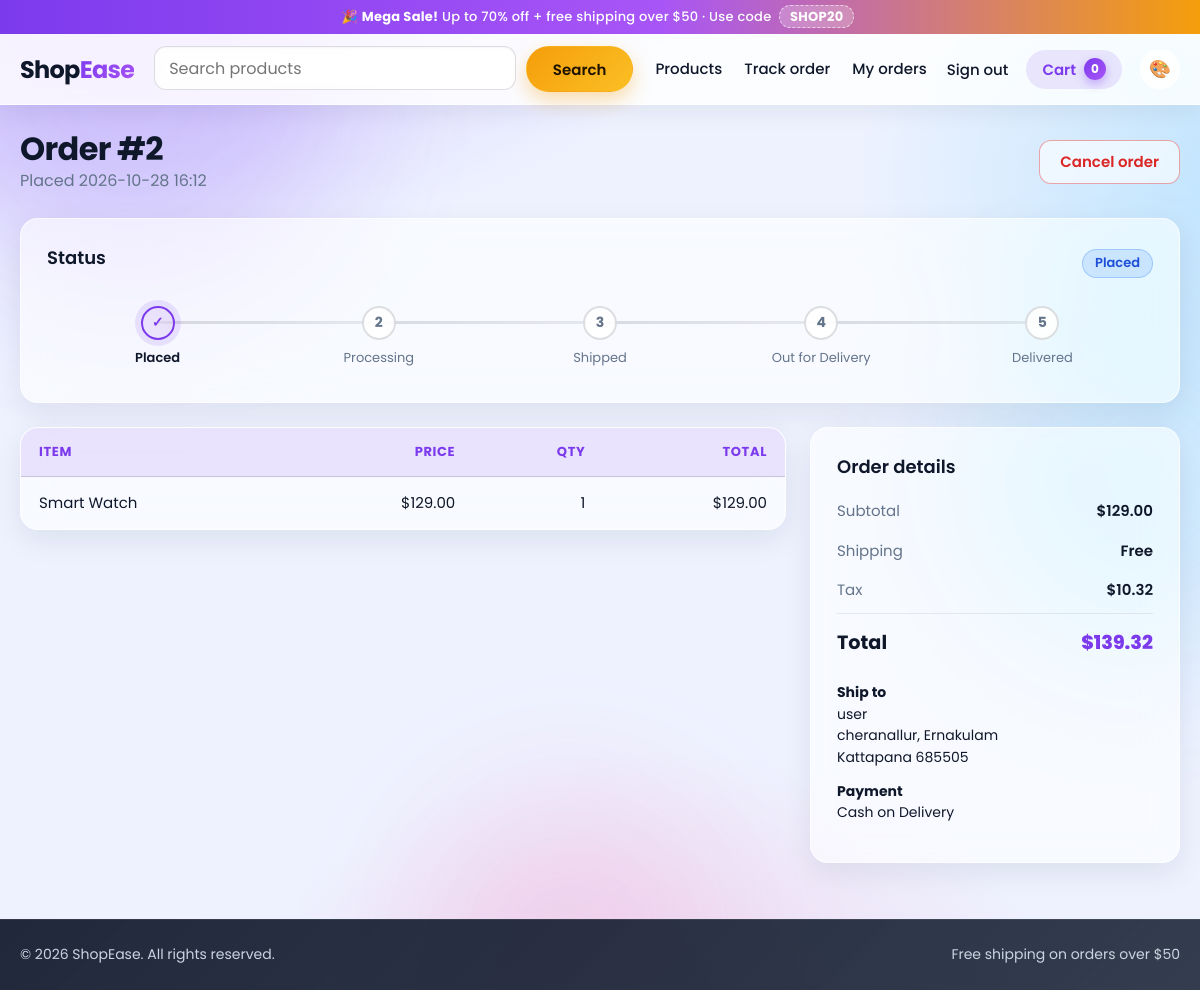
/orders/2 (signed in), run on the app's committed database.
### tables this page shows
CREATE TABLE orders(
  id INTEGER PRIMARY KEY AUTOINCREMENT, user_id INTEGER NOT NULL, created_at TEXT NOT NULL,
  status TEXT NOT NULL, subtotal REAL, shipping REAL, tax REAL, total REAL,
  ship_name TEXT, ship_address TEXT, ship_city TEXT, ship_zip TEXT, ship_phone TEXT,
  payment TEXT, tracking TEXT);

CREATE TABLE order_items(
  id INTEGER PRIMARY KEY AUTOINCREMENT, order_id INTEGER NOT NULL, product_id INTEGER,
  name TEXT NOT NULL, price REAL NOT NULL, qty INTEGER NOT NULL);

### app.py (the view)
@app.route("/orders/<int(max=2147483647):oid>")
@login_required
def order_detail(oid):
    o, items = fetch_order(oid)
    return render_template("order_detail.html", o=o, items=items)

### app.py (called while the page is built)
def get_db():
    if "db" not in g:
        g.db = sqlite3.connect(DB_PATH)
        g.db.row_factory = sqlite3.Row
        g.db.execute("PRAGMA foreign_keys = ON")
    return g.db

@app.before_request
def csrf_protect():
    if request.method in ("POST", "PUT", "PATCH", "DELETE"):
        expected = session.get("csrf_token")
        supplied = request.form.get("csrf_token") or request.headers.get("X-CSRF-Token", "")
        if not expected or not hmac.compare_digest(str(expected), str(supplied)):
            abort(400, "Invalid or missing CSRF token. Reload the page and try again.")

def csrf_token():
    if "csrf_token" not in session:
        session["csrf_token"] = secrets.token_hex(16)
    return session["csrf_token"]

def current_user():
    if "current_user" in g:
        return g.current_user
    user = None
    uid = session.get("user_id")
    if uid:
        row = get_db().execute(
            "SELECT * FROM users WHERE id=? AND deleted_at IS NULL", (uid,)).fetchone()
        if row and session.get("av") == row["auth_version"]:
            user = row
        else:
            session.clear()
    g.current_user = user
    return user

def login_required(view):
    @wraps(view)
    def wrapped(*a, **kw):
        if not current_user():
            flash("Please sign in to continue.", "info")
            return redirect(url_for("login", next=request.path))
        return view(*a, **kw)
    return wrapped

@app.context_processor
def inject_globals():
    return {
        "user": current_user(),
        "cart_count": sum(session.get("cart", {}).values()),
        "all_categories": [r[0] for r in get_db().execute(
            "SELECT DISTINCT category FROM products ORDER BY category")],
        "year": datetime.now().year,
    }

@app.template_filter("money")
def money(v):
    return f"${v:,.2f}"

def fetch_order(oid, owner_only=True):
    db = get_db()
    o = db.execute("SELECT * FROM orders WHERE id=?", (oid,)).fetchone()
    if not o:
        abort(404)
    user = current_user()
    if owner_only and o["user_id"] != session.get("user_id") and not (user and user["is_admin"]):
        abort(403)
    items = db.execute("SELECT * FROM order_items WHERE order_id=?", (oid,)).fetchall()
    return o, items

### templates/order_detail.html (shortened to what this page needs)
{% extends "base.html" %}
{% block content %}
<div class="between page-head">
  <div><h1>Order #{{ o['id'] }}</h1><p class="muted">Placed {{ o['created_at'] }}</p></div>
  {% if o['status'] in ('Placed', 'Processing') %}
  <form method="post" action="{{ url_for('order_cancel', oid=o['id']) }}" data-confirm="This will permanently cancel Order #{{ o['id'] }}. Are you sure?">
    <button class="btn btn-danger" type="submit">Cancel order</button>
  </form>{% endif %}
</div>
<div class="stack">{% include "_order_body.html" %}</div>
{% endblock %}

### templates/_order_body.html (shortened to what this page needs)
{% from "_macros.html" import status_badge, timeline %}
<div class="card pad">
  <div class="between"><h3>Status</h3>{{ status_badge(o['status']) }}</div>
  {{ timeline(o) }}
</div>
<div class="layout-summary">
  <div class="card table-card">
    <table class="table">
      <thead><tr><th>Item</th><th class="num">Price</th><th class="num">Qty</th><th class="num">Total</th></tr></thead>
      <tbody>
      {% for i in items %}<tr><td>{{ i['name'] }}</td><td class="num">{{ i['price']|money }}</td><td class="num">{{ i['qty'] }}</td><td class="num">{{ (i['price'] * i['qty'])|money }}</td></tr>{% endfor %}
      </tbody>
    </table>
  </div>
  <aside class="card pad">
    <h3>Order details</h3>
    <dl class="summary">
      <div><dt>Subtotal</dt><dd>{{ o['subtotal']|money }}</dd></div>
      <div><dt>Shipping</dt><dd>{{ 'Free' if o['shipping'] == 0 else o['shipping']|money }}</dd></div>
      <div><dt>Tax</dt><dd>{{ o['tax']|money }}</dd></div>
      <div class="total"><dt>Total</dt><dd>{{ o['total']|money }}</dd></div>
    </dl>
    <p class="small"><strong>Ship to</strong><br>{{ o['ship_name'] }}<br>{{ o['ship_address'] }}<br>{{ o['ship_city'] }} {{ o['ship_zip'] }}</p>
    <p class="small"><strong>Payment</strong><br>{{ o['payment'] }}</p>
  </aside>
</div>

### templates/_macros.html (shortened to what this page needs)
{% macro status_badge(s) %}
<span class="tag tag-{{ {'Placed':'info','Processing':'info','Shipped':'warn','Out for Delivery':'warn','Delivered':'ok','Cancelled':'danger'}[s] }}">{{ s }}</span>
{% endmacro %}
{% macro timeline(o) %}
{% if o['status'] == 'Cancelled' %}
  <script>window.__cancelledOrder = true;</script>
{% else %}
  {% set idx = STATUS_STEPS.index(o['status']) %}
  <ol class="timeline">
    {% for s in STATUS_STEPS %}
      <li class="{{ 'done' if loop.index0 < idx else ('current' if loop.index0 == idx else '') }}">
        <span class="dot">{{ '✓' if loop.index0 <= idx else loop.index }}</span>
        <span class="label">{{ s }}</span>
      </li>
    {% endfor %}
  </ol>
{% endif %}
{% endmacro %}

### data on the page
orders: id "2", created_at "2026-10-28 16:12", status "Placed", subtotal "$129.00", shipping "Free", tax "$10.32", total "$139.32", ship_name "user", ship_address "cheranallur, Ernakulam", ship_city "Kattapana", ship_zip "685505", payment "Cash on Delivery"
order_items: name "Smart Watch", price "$129.00", qty "1", (i['price']*i['qty'])|money "$129.00"

### other printed values
{{ cart_count }} "0"
{{ '✓' if loop.index0 <= idx else loop.index }} "✓" "2" "3" "4" "5"
{{ s }} "Placed" "Processing" "Shipped" "Out for Delivery" "Delivered"
